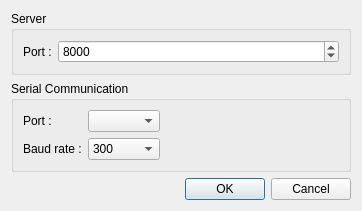
<?xml version="1.0" encoding="UTF-8"?>
<ui version="4.0">
 <class>EditPreferencesDialog</class>
 <widget class="QDialog" name="EditPreferencesDialog">
  <property name="geometry">
   <rect>
    <x>0</x>
    <y>0</y>
    <width>362</width>
    <height>192</height>
   </rect>
  </property>
  <property name="windowTitle">
   <string>Dialog</string>
  </property>
  <layout class="QVBoxLayout" name="verticalLayout">
   <item>
    <widget class="QGroupBox" name="groupBox_2">
     <property name="title">
      <string>Server</string>
     </property>
     <layout class="QFormLayout" name="formLayout">
      <property name="fieldGrowthPolicy">
       <enum>QFormLayout::AllNonFixedFieldsGrow</enum>
      </property>
      <item row="0" column="0">
       <widget class="QLabel" name="label">
        <property name="text">
         <string>Port :</string>
        </property>
       </widget>
      </item>
      <item row="0" column="1">
       <widget class="QSpinBox" name="m_sb_listening_port">
        <property name="minimum">
         <number>1024</number>
        </property>
        <property name="maximum">
         <number>65535</number>
        </property>
        <property name="value">
         <number>8000</number>
        </property>
       </widget>
      </item>
     </layout>
    </widget>
   </item>
   <item>
    <widget class="QGroupBox" name="groupBox">
     <property name="title">
      <string>Serial Communication</string>
     </property>
     <layout class="QGridLayout" name="gridLayout">
      <item row="0" column="0">
       <widget class="QLabel" name="label_2">
        <property name="text">
         <string>Port :</string>
        </property>
       </widget>
      </item>
      <item row="0" column="1">
       <widget class="QComboBox" name="m_cb_serial_port"/>
      </item>
      <item row="0" column="2">
       <spacer name="horizontalSpacer">
        <property name="orientation">
         <enum>Qt::Horizontal</enum>
        </property>
        <property name="sizeHint" stdset="0">
         <size>
          <width>184</width>
          <height>20</height>
         </size>
        </property>
       </spacer>
      </item>
      <item row="1" column="0">
       <widget class="QLabel" name="label_3">
        <property name="text">
         <string>Baud rate :</string>
        </property>
       </widget>
      </item>
      <item row="1" column="1">
       <widget class="QComboBox" name="m_cb_serial_rate">
        <item>
         <property name="text">
          <string>300</string>
         </property>
        </item>
        <item>
         <property name="text">
          <string>1200</string>
         </property>
        </item>
        <item>
         <property name="text">
          <string>2400</string>
         </property>
        </item>
        <item>
         <property name="text">
          <string>4800</string>
         </property>
        </item>
        <item>
         <property name="text">
          <string>9600</string>
         </property>
        </item>
        <item>
         <property name="text">
          <string>14400</string>
         </property>
        </item>
        <item>
         <property name="text">
          <string>19200</string>
         </property>
        </item>
        <item>
         <property name="text">
          <string>28800</string>
         </property>
        </item>
        <item>
         <property name="text">
          <string>38400</string>
         </property>
        </item>
        <item>
         <property name="text">
          <string>57600</string>
         </property>
        </item>
        <item>
         <property name="text">
          <string>115200</string>
         </property>
        </item>
       </widget>
      </item>
      <item row="1" column="2">
       <spacer name="horizontalSpacer_2">
        <property name="orientation">
         <enum>Qt::Horizontal</enum>
        </property>
        <property name="sizeHint" stdset="0">
         <size>
          <width>186</width>
          <height>20</height>
         </size>
        </property>
       </spacer>
      </item>
     </layout>
    </widget>
   </item>
   <item>
    <widget class="QDialogButtonBox" name="m_button_box">
     <property name="orientation">
      <enum>Qt::Horizontal</enum>
     </property>
     <property name="standardButtons">
      <set>QDialogButtonBox::Cancel|QDialogButtonBox::Ok</set>
     </property>
    </widget>
   </item>
  </layout>
 </widget>
 <resources/>
 <connections>
  <connection>
   <sender>m_button_box</sender>
   <signal>rejected()</signal>
   <receiver>EditPreferencesDialog</receiver>
   <slot>reject()</slot>
   <hints>
    <hint type="sourcelabel">
     <x>316</x>
     <y>260</y>
    </hint>
    <hint type="destinationlabel">
     <x>286</x>
     <y>274</y>
    </hint>
   </hints>
  </connection>
 </connections>
</ui>
